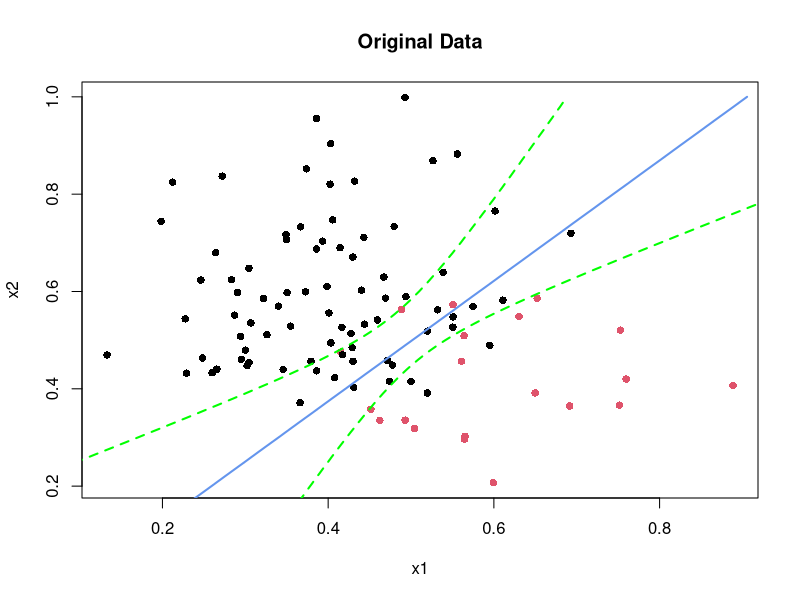
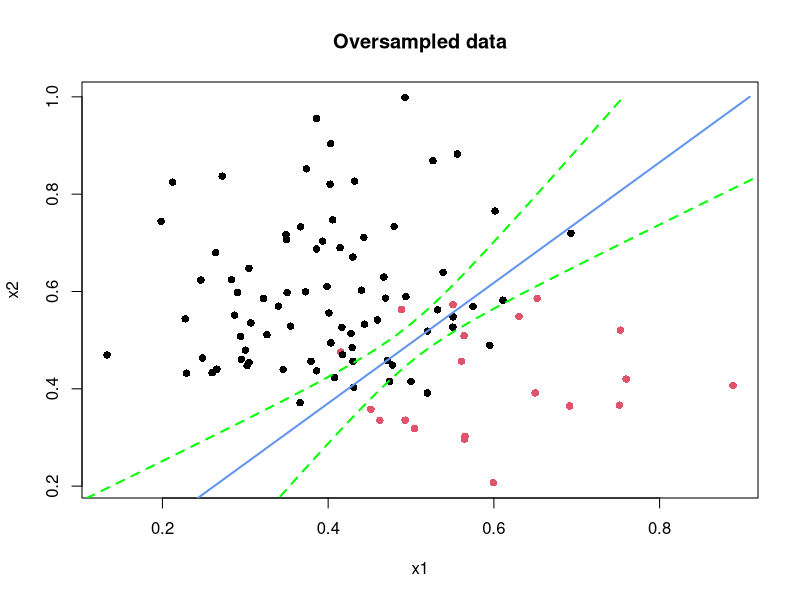
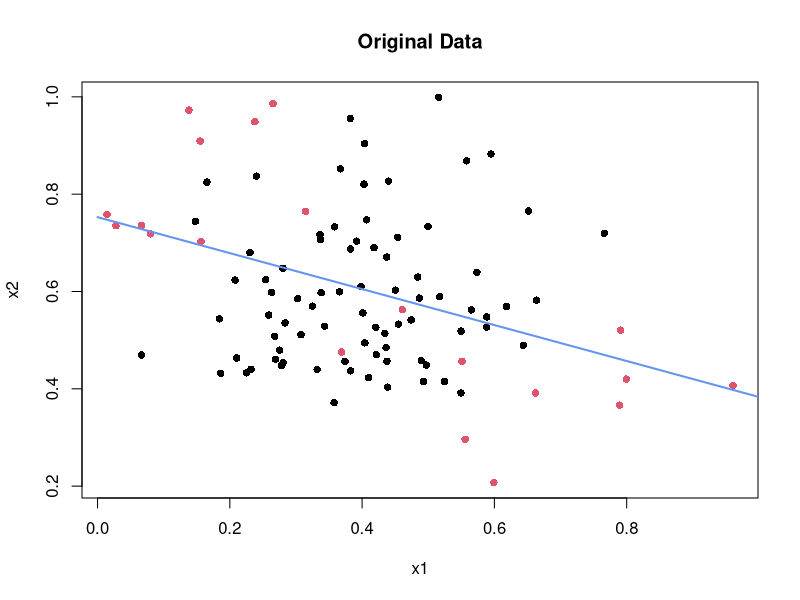
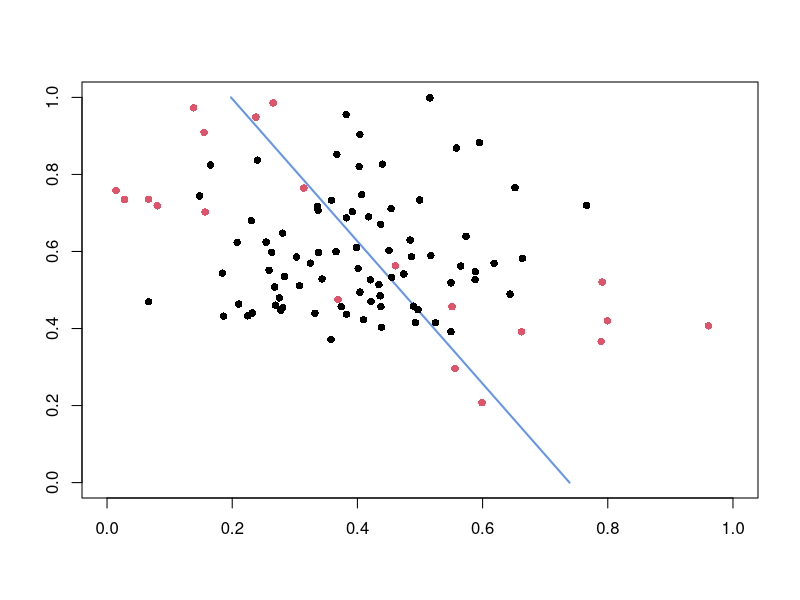

Write the R code that produced these figures, in order.
## ---- chunk 1
knitr::opts_chunk$set(echo = TRUE)
## ---- chunk 2
set.seed(0)
c1 <- cbind('x1'=rnorm(20,0.6,0.12),'x2'=rnorm(20,0.4,0.15))
c2 <- cbind('x1'=rnorm(80,0.4,0.12),'x2'=rnorm(80,0.6,0.15))
original_data <- data.frame(rbind(c1,c2))
original_data$y <- as.factor(c(rep(1,20),rep(0,80)))
## ---- chunk 3
glm1 <- glm(y ~ ., data = original_data, family = 'binomial')
summary(glm1)
## ---- chunk 4
grid <- expand.grid(x1=seq(0,1,by=0.01),x2 = seq(0,1,by=0.01))
grid_preds <- predict(glm1,newdata=grid,type='response')

preds_ci <-  predict(glm1,newdata=grid,type='link',se.fit=TRUE)

#Calculate 95% prediction interval bounds
critval <- 1.96 ## approx 95% CI
upr <- preds_ci$fit + (critval * preds_ci$se.fit)
lwr <- preds_ci$fit - (critval * preds_ci$se.fit)



#These are logits, use inverse link function to get probabilties
upr2 <- glm1$family$linkinv(upr)
lwr2 <- glm1$family$linkinv(lwr)



nrow <- length(seq(0,1,by=0.01))
plot(original_data$x1,original_data$x2,col=original_data$y,pch = 16,xlab='x1',ylab='x2',main = 'Original Data')
contour(x=seq(0,1,by=0.01), y=seq(0,1,by=0.01), z=matrix(grid_preds,nrow =nrow),levels=0.2,
        col="cornflowerblue",lwd=2,drawlabels=FALSE,add=TRUE)
contour(x=seq(0,1,by=0.01), y=seq(0,1,by=0.01), z=matrix(upr2,nrow =nrow),levels=0.2,
        col="green",lwd=2,drawlabels=FALSE,add=TRUE,lty=2)
contour(x=seq(0,1,by=0.01), y=seq(0,1,by=0.01), z=matrix(lwr2,nrow =nrow),levels=0.2,
        col="green",lwd=2,drawlabels=FALSE,add = TRUE,lty=2)

## ---- chunk 5

minority_class <- subset(original_data,original_data$y==1)
majority_class <- subset(original_data,original_data$y==0)
oversamples <- minority_class[sample(c(1:nrow(minority_class)),60,replace = TRUE),]
oversampled_data <- rbind(oversamples,minority_class,majority_class)
## ---- chunk 6
glm2 <- glm(y ~ ., data = oversampled_data, family = 'binomial')
summary(glm2)

## ---- chunk 7
grid <- expand.grid(x1=seq(0,1,by=0.01),x2 = seq(0,1,by=0.01))
grid_preds <- predict(glm2,newdata=grid,type='response')

preds_ci <-  predict(glm2,newdata=grid,type='link',se.fit=TRUE)

#Calculate 95% prediction interval bounds
critval <- 1.96 ## approx 95% CI
upr <- preds_ci$fit + (critval * preds_ci$se.fit)
lwr <- preds_ci$fit - (critval * preds_ci$se.fit)



#These are logits, use inverse link function to get probabilties

upr2 <- glm1$family$linkinv(upr)
lwr2 <-glm1$family$linkinv(lwr)

nrow <- length(seq(0,1,by=0.01))
plot(oversampled_data$x1,oversampled_data$x2,col=oversampled_data$y,pch = 16,xlab='x1',ylab='x2',main='Oversampled data')
contour(x=seq(0,1,by=0.01), y=seq(0,1,by=0.01), z=matrix(grid_preds,nrow =nrow),levels=0.5,
        col="cornflowerblue",lwd=2,drawlabels=FALSE,add=TRUE)
contour(x=seq(0,1,by=0.01), y=seq(0,1,by=0.01), z=matrix(upr2,nrow =nrow),levels=0.5,
        col="green",lwd=2,drawlabels=FALSE,add=TRUE,lty=2)
contour(x=seq(0,1,by=0.01), y=seq(0,1,by=0.01), z=matrix(lwr2,nrow =nrow),levels=0.5,
        col="green",lwd=2,drawlabels=FALSE,add = TRUE,lty=2)
## ---- chunk 8
set.seed(0)
c1 <- cbind('x1'=c(rnorm(10,0.6,0.15),rnorm(10,0.2,0.15)),'x2'=c(rnorm(10,0.4,0.15),rnorm(10,0.8,0.15)))
c2 <- cbind('x1'=rnorm(80,0.4,0.15),'x2'=rnorm(80,0.6,0.15))

original_data2 <- data.frame(rbind(c1,c2))
original_data2$y <- as.factor(c(rep(1,20),rep(0,80)))

## ---- chunk 9
glm3 <- glm(y ~ ., data = original_data2, family = 'binomial')
summary(glm3)

## ---- chunk 10
grid <- expand.grid(x1=seq(0,1,by=0.01),x2 = seq(0,1,by=0.01))
grid_preds <- predict(glm3,newdata=grid,type='response')



nrow <- length(seq(0,1,by=0.01))
plot(original_data2$x1,original_data2$x2,col=original_data2$y,pch = 16,xlab='x1',ylab='x2',main='Original Data')
contour(x=seq(0,1,by=0.01), y=seq(0,1,by=0.01), z=matrix(grid_preds,nrow =nrow),levels=0.2,
        col="cornflowerblue",lwd=2,drawlabels=FALSE,add=TRUE)

## ---- chunk 11

minority_class <- subset(original_data2,original_data2$y==1)
majority_class <- subset(original_data2,original_data2$y==0)
oversamples <- minority_class[sample(c(1:nrow(minority_class)),60,replace = TRUE),]
oversampled_data2 <- rbind(oversamples,minority_class,majority_class)
## ---- chunk 12
glm4 <- glm(y ~ ., data = oversampled_data2, family = 'binomial')
summary(glm4)

## ---- chunk 13
grid <- expand.grid(x1=seq(0,1,by=0.01),x2 = seq(0,1,by=0.01))
grid_preds <- predict(glm4,newdata=grid,type='response')
nrow <- length(seq(0,1,by=0.01))
contour(x=seq(0,1,by=0.01), y=seq(0,1,by=0.01), z=matrix(grid_preds,nrow =nrow),levels=0.5,
        col="cornflowerblue",lwd=2,drawlabels=FALSE)
points(oversampled_data2$x1,oversampled_data2$x2,col=oversampled_data2$y,pch = 16)
